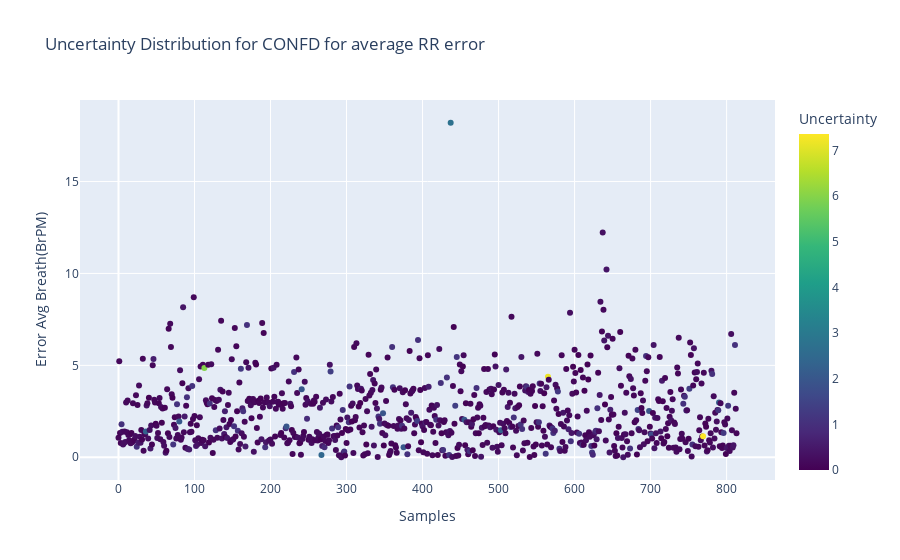
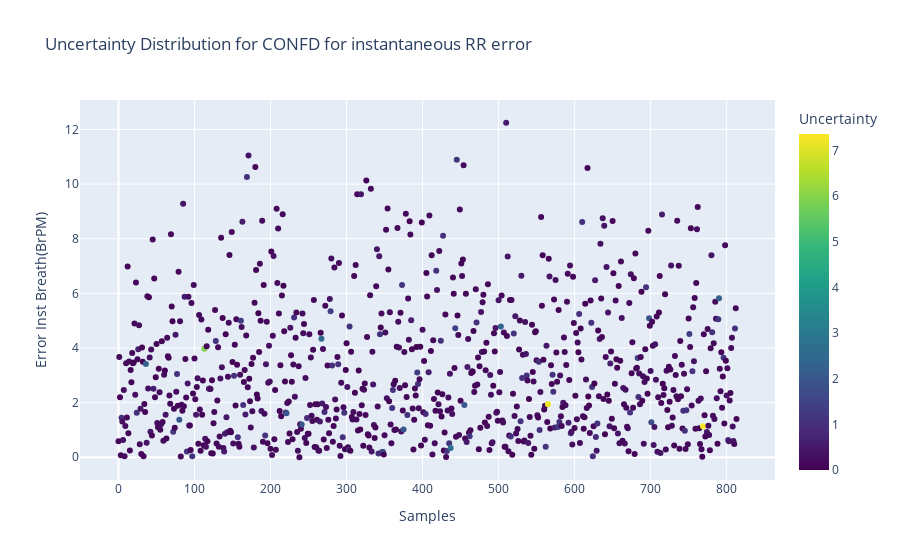

Here is the notebook cell these charts were saved with, in order:
### Code cell
if input_conf == 'confb':
    fig1 = px.scatter(data_confb,x = 'Samples', y="Absolute Error (BrPM)",title="Epistemic Uncertainty Distribution for "+input_conf.upper(),
                     color="Uncertainty", color_continuous_scale=px.colors.sequential.Viridis)
    fig1.show()

if input_conf == 'confa':
    fig1 = px.scatter(data_confa,x = 'Samples', y="Absolute Error (BrPM)",title="Epistemic Uncertainty Distribution for "+input_conf.upper(),
                   color="Uncertainty", color_continuous_scale=px.colors.sequential.Viridis)
    fig1.show()

if input_conf == 'confd':
    fig1 = px.scatter(data_confd,x = 'Samples', y="Error Avg Breath(BrPM)",title="Uncertainty Distribution for "+input_conf.upper()+ " for average RR error" ,
                     color="Uncertainty", color_continuous_scale=px.colors.sequential.Viridis)
    
    fig2 = px.scatter(data_confd,x = 'Samples', y="Error Inst Breath(BrPM)",title="Uncertainty Distribution for "+input_conf.upper()+ " for instantaneous RR error" ,
                     color="Uncertainty", color_continuous_scale=px.colors.sequential.Viridis)
    fig1.show()
    fig2.show()
     

if input_conf == 'conff':
    fig1 = px.scatter(data_conff,x = 'Samples', y="Error Avg Breath(BrPM)",title="Uncertainty Distribution for "+input_conf.upper()+ " for average RR error" ,
                     color="Uncertainty", color_continuous_scale=px.colors.sequential.Viridis)
    
    fig2 = px.scatter(data_conff,x = 'Samples', y="Error Inst Breath(BrPM)",title="Uncertainty Distribution for "+input_conf.upper()+ " for instantaneous RR error" ,
                     color="Uncertainty", color_continuous_scale=px.colors.sequential.Viridis)
    fig1.show()
    fig2.show()

### Figure 1 — Plotly figure (JSON) as saved in the notebook; plotly's stock layout.template omitted (floating-point values rounded to 4 significant figures; data arrays with more than 128 entries replaced by an {"elided": "..."} marker saying what was removed)
{"data": [{"hovertemplate": "Samples=%{x}<br>Error Avg Breath(BrPM)=%{y}<br>Uncertainty=%{marker.color}<extra></extra>", "legendgroup": "", "marker": {"color": {"elided": "814 float values"}, "coloraxis": "coloraxis", "symbol": "circle"}, "mode": "markers", "name": "", "orientation": "v", "showlegend": false, "type": "scatter", "x": {"elided": "814 int values"}, "xaxis": "x", "y": {"elided": "814 float values"}, "yaxis": "y"}], "layout": {"coloraxis": {"colorbar": {"title": {"text": "Uncertainty"}}, "colorscale": [[0, "#440154"], [0.1111, "#482878"], [0.2222, "#3e4989"], [0.3333, "#31688e"], [0.4444, "#26828e"], [0.5556, "#1f9e89"], [0.6667, "#35b779"], [0.7778, "#6ece58"], [0.8889, "#b5de2b"], [1, "#fde725"]]}, "legend": {"tracegroupgap": 0}, "title": {"text": "Uncertainty Distribution for CONFD for average RR error"}, "xaxis": {"anchor": "y", "domain": [0, 1], "title": {"text": "Samples"}}, "yaxis": {"anchor": "x", "domain": [0, 1], "title": {"text": "Error Avg Breath(BrPM)"}}}}

### Figure 2 — Plotly figure (JSON) as saved in the notebook; plotly's stock layout.template omitted (floating-point values rounded to 4 significant figures; data arrays with more than 128 entries replaced by an {"elided": "..."} marker saying what was removed)
{"data": [{"hovertemplate": "Samples=%{x}<br>Error Inst Breath(BrPM)=%{y}<br>Uncertainty=%{marker.color}<extra></extra>", "legendgroup": "", "marker": {"color": {"elided": "814 float values"}, "coloraxis": "coloraxis", "symbol": "circle"}, "mode": "markers", "name": "", "orientation": "v", "showlegend": false, "type": "scatter", "x": {"elided": "814 int values"}, "xaxis": "x", "y": {"elided": "814 float values"}, "yaxis": "y"}], "layout": {"coloraxis": {"colorbar": {"title": {"text": "Uncertainty"}}, "colorscale": [[0, "#440154"], [0.1111, "#482878"], [0.2222, "#3e4989"], [0.3333, "#31688e"], [0.4444, "#26828e"], [0.5556, "#1f9e89"], [0.6667, "#35b779"], [0.7778, "#6ece58"], [0.8889, "#b5de2b"], [1, "#fde725"]]}, "legend": {"tracegroupgap": 0}, "title": {"text": "Uncertainty Distribution for CONFD for instantaneous RR error"}, "xaxis": {"anchor": "y", "domain": [0, 1], "title": {"text": "Samples"}}, "yaxis": {"anchor": "x", "domain": [0, 1], "title": {"text": "Error Inst Breath(BrPM)"}}}}
